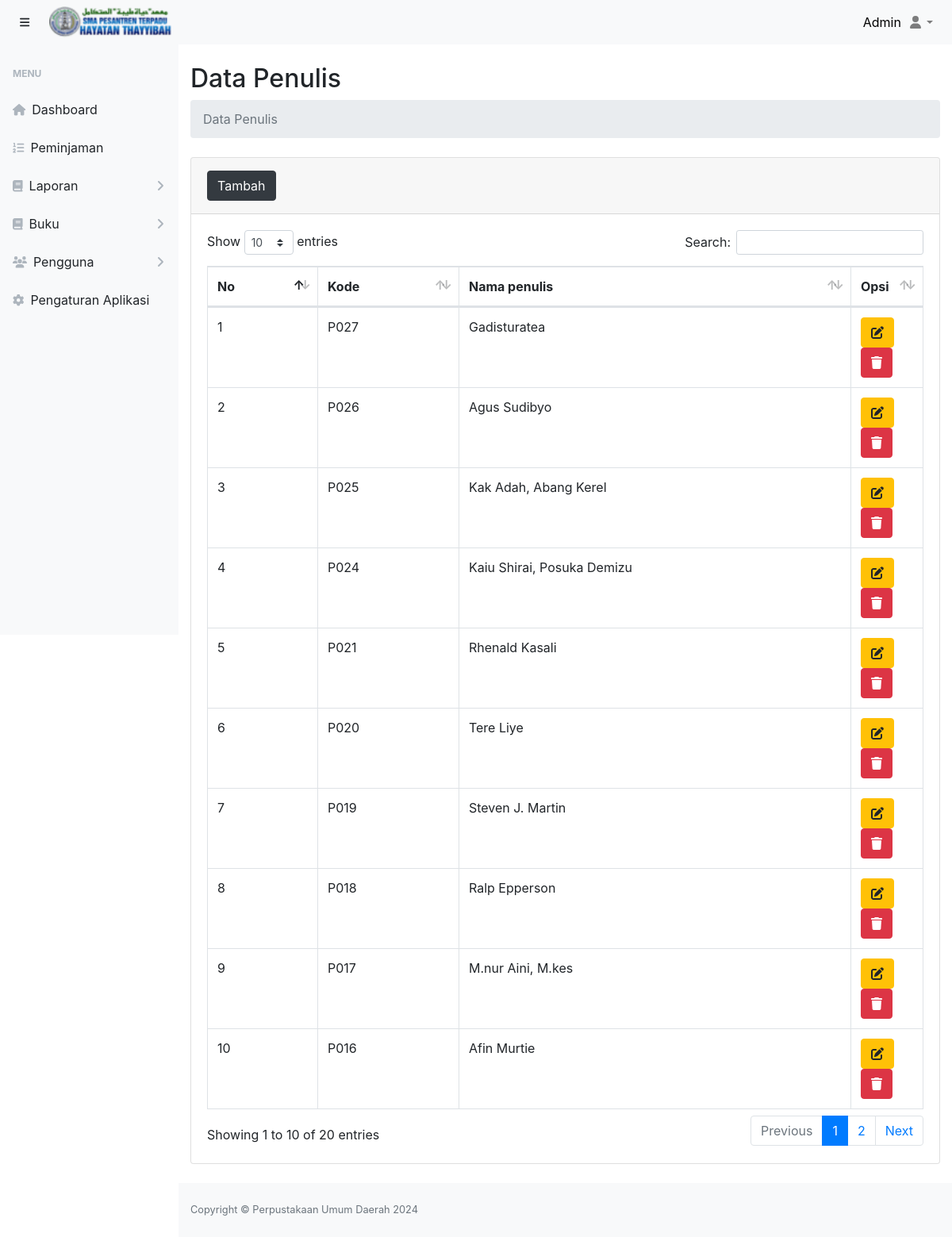
Screenshot of /dist/halaman.php?page=penulis (signed in) with the database file from the repository.
### tables this page shows
CREATE TABLE `penulis` (
  `id_penulis` int(11) NOT NULL,
  `kode_penulis` varchar(10) NOT NULL,
  `nama_penulis` varchar(50) NOT NULL
);

CREATE TABLE `profil_aplikasi` (
  `id` int(11) NOT NULL,
  `nama_aplikasi` varchar(30) NOT NULL,
  `nama_pimpinan` varchar(100) NOT NULL,
  `alamat` varchar(100) NOT NULL,
  `no_telp` char(14) NOT NULL,
  `website` varchar(50) NOT NULL,
  `logo` varchar(100) NOT NULL
);

### dist/pustaka/penulis/index.php (the view, shortened to what this page needs)
<main>
    <div class="container-fluid">
        <h2 class="mt-4">Data Penulis</h2>
        <ol class="breadcrumb mb-4">
            <li class="breadcrumb-item active">Data Penulis</li>
        </ol>
        <div class="card mb-4">
          <div class="card-header py-3">
            <button  class="btn-tambah btn btn-dark btn-icon-split"><span class="text">Tambah</span></button>
          </div>
            <div class="card-body">
                <div class="table-responsive">
                  <table class="table table-bordered" id="tabel_penulis" width="100%" cellspacing="0">
                      <thead>
                        <tr>
                          <th>No</th>
                          <th>Kode</th>
                          <th>Nama penulis</th>
                          <th width="10%">Opsi</th>
                        </tr>
                      </thead>
                      <tbody>
                          <?php
                              include '../config/database.php';
                              $sql="select * from penulis order by id_penulis desc";
                              $hasil=mysqli_query($kon,$sql);
                              $no=0;
                              while ($data = mysqli_fetch_array($hasil)):
                              $no++;
                          ?>
                          <tr>
                              <td><?php echo $no; ?></td>
                              <td><?php echo $data['kode_penulis']; ?></td>
                              <td><?php echo $data['nama_penulis']; ?></td>
                              <td>
                                  <button class="btn-edit btn btn-warning btn-circle" id_penulis="<?php echo $data['id_penulis']; ?>" kode_penulis="<?php echo $data['kode_penulis']; ?>"><i class="fas fa-edit"></i></button>
                                  <a href="pustaka/penulis/hapus-penulis.php?id_penulis=<?php echo $data['id_penulis']; ?>" class="btn-hapus btn btn-danger btn-circle" ><i class="fa fa-trash"></i></a>
                              </td>
                          </tr>
                          <?php endwhile; ?>
                      </tbody>
                    </table>
                </div>
            </div>
        </div>
    </div>
</main>

### dist/halaman.php (shortened to what this page needs)
<!DOCTYPE html>
<html lang="en">
    <head>
        <link href="../src/templates/css/styles.css" rel="stylesheet" />
        <link href="../src/plugin/bootstrap/css/bootstrap.min.css" rel="stylesheet" />
        <link rel="stylesheet" href="https://cdnjs.cloudflare.com/ajax/libs/font-awesome/6.4.0/css/all.min.css">
        <link href="../src/plugin/datatables/dataTables.bootstrap4.min.css" rel="stylesheet" />
    </head>
    <body class="sb-nav-fixed">
        <nav class="sb-topnav navbar navbar-expand navbar-light bg-light">
            <button class="btn btn-link btn-sm order-1 order-lg-0" id="sidebarToggle" href="#"><i class="fas fa-bars"></i></button>
            <div class="navbar-brand" href="#"><img src="../src/img/logo126.png" alt="Logo" width="80%"></div>
            <div class="sb-nav-footer" style="color: black;">
                        <div  >
                        <?php
                            if ($_SESSION['level']=='Karyawan' or $_SESSION['level']=='karyawan'):
                                echo $_SESSION["nama_karyawan"];
                            endif;
                        ?>
                        </div>
            </div>
            <ul class="navbar-nav ml-auto ml-md-0">
                <li class="nav-item dropdown">
                    <a class="nav-link dropdown-toggle" id="userDropdown" href="#" role="button" data-toggle="dropdown" aria-haspopup="true" aria-expanded="false"><i class="fas fa-user fa-fw"></i></a>
                </li>
            </ul>
        </nav>
        <div id="layoutSidenav">
            <div id="layoutSidenav_nav">
                <nav class="sb-sidenav accordion sb-sidenav-light" id="sidenavAccordion">
                    <div class="sb-sidenav-menu">
                    <?php
                        if ($_SESSION['level']=='Karyawan' or $_SESSION['level']=='karyawan'):
                    ?>
                        <div class="nav">
                            <div class="sb-sidenav-menu-heading">Menu</div>
                            <a class="nav-link" href="halaman.php?page=dashboard">
                                <div class="sb-nav-link-icon"><i class="fas fa-home"></i></div>
                                Dashboard
                            </a>
                            <a class="nav-link" href="halaman.php?page=daftar-peminjaman">
                                <div class="sb-nav-link-icon"><i class="fas fa-list-ol"></i></div>
                                Peminjaman
                            </a>
                            <a class="nav-link collapsed" href="#" data-toggle="collapse" data-target="#collapseLaporan" aria-expanded="false" aria-controls="collapseLayouts">
                                <div class="sb-nav-link-icon"><i class="fas fa-book"></i></div>
                                Laporan
                                <div class="sb-sidenav-collapse-arrow"><i class="fas fa-angle-down"></i></div>
                            </a>
                            <a class="nav-link collapsed" href="#" data-toggle="collapse" data-target="#collapsePustaka" aria-expanded="false" aria-controls="collapseLayouts">
                                <div class="sb-nav-link-icon"><i class="fas fa-book"></i></div>
                                Buku
                                <div class="sb-sidenav-collapse-arrow"><i class="fas fa-angle-down"></i></div>
                            </a>
                            <a class="nav-link collapsed" href="#" data-toggle="collapse" data-target="#collapsePengguna" aria-expanded="false" aria-controls="collapseLayouts">
                                <div class="sb-nav-link-icon"><i class="fas fa-users"></i></div>
                                Pengguna
                                <div class="sb-sidenav-collapse-arrow"><i class="fas fa-angle-down"></i></div>
                            </a>
                            <a class="nav-link" href="halaman.php?page=aplikasi">
                                <div class="sb-nav-link-icon"><i class="fas fa-cog"></i></div>
                                Pengaturan Aplikasi
                            </a>
                        </div>
                        <?php endif; ?>
                    </div>
                </nav>
            </div>
            <div id="layoutSidenav_content">
                <?php
                    if(isset($_GET['page'])){
                        $page = $_GET['page'];
                        switch ($page) {
                            case 'penulis':
                                include "pustaka/penulis/index.php";
                                break;
                        }
                    }
                ?>
                <footer class="py-4 bg-light mt-auto">
                    <div class="container-fluid">
                        <div class="d-flex align-items-center justify-content-between small">
                        <?php
                            include '../config/database.php';
                            $hasil=mysqli_query($kon,"select nama_aplikasi from profil_aplikasi order by nama_aplikasi desc limit 1");
                            $data = mysqli_fetch_array($hasil);
                        ?>
                        <div class="text-muted">Copyright &copy; <?php echo $data['nama_aplikasi'];?> <?php echo date('Y');?></div>
                        </div>
                    </div>
                </footer>
            </div>
        </div>
        <link href="../src/plugin/select2/select2.min.css" rel="stylesheet" />
        <link href="../src/js/jquery-ui/jquery-ui.css" rel="stylesheet" />
    </body>
</html>

### rows the page displays
penulis: kode_penulis "P027", nama_penulis "Gadisturatea"
penulis: kode_penulis "P026", nama_penulis "Agus Sudibyo"
penulis: kode_penulis "P025", nama_penulis "Kak Adah, Abang Kerel"
penulis: kode_penulis "P024", nama_penulis "Kaiu Shirai, Posuka Demizu"
penulis: kode_penulis "P021", nama_penulis "Rhenald Kasali"
penulis: kode_penulis "P020", nama_penulis "Tere Liye"
penulis: kode_penulis "P019", nama_penulis "Steven J. Martin"
penulis: kode_penulis "P018", nama_penulis "Ralp Epperson"
penulis: kode_penulis "P017", nama_penulis "M.nur Aini, M.kes"
penulis: kode_penulis "P016", nama_penulis "Afin Murtie"
profil_aplikasi: nama_aplikasi "Perpustakaan Umum Daerah"

### other values shown
$_SESSION["nama_karyawan"] "Admin"
